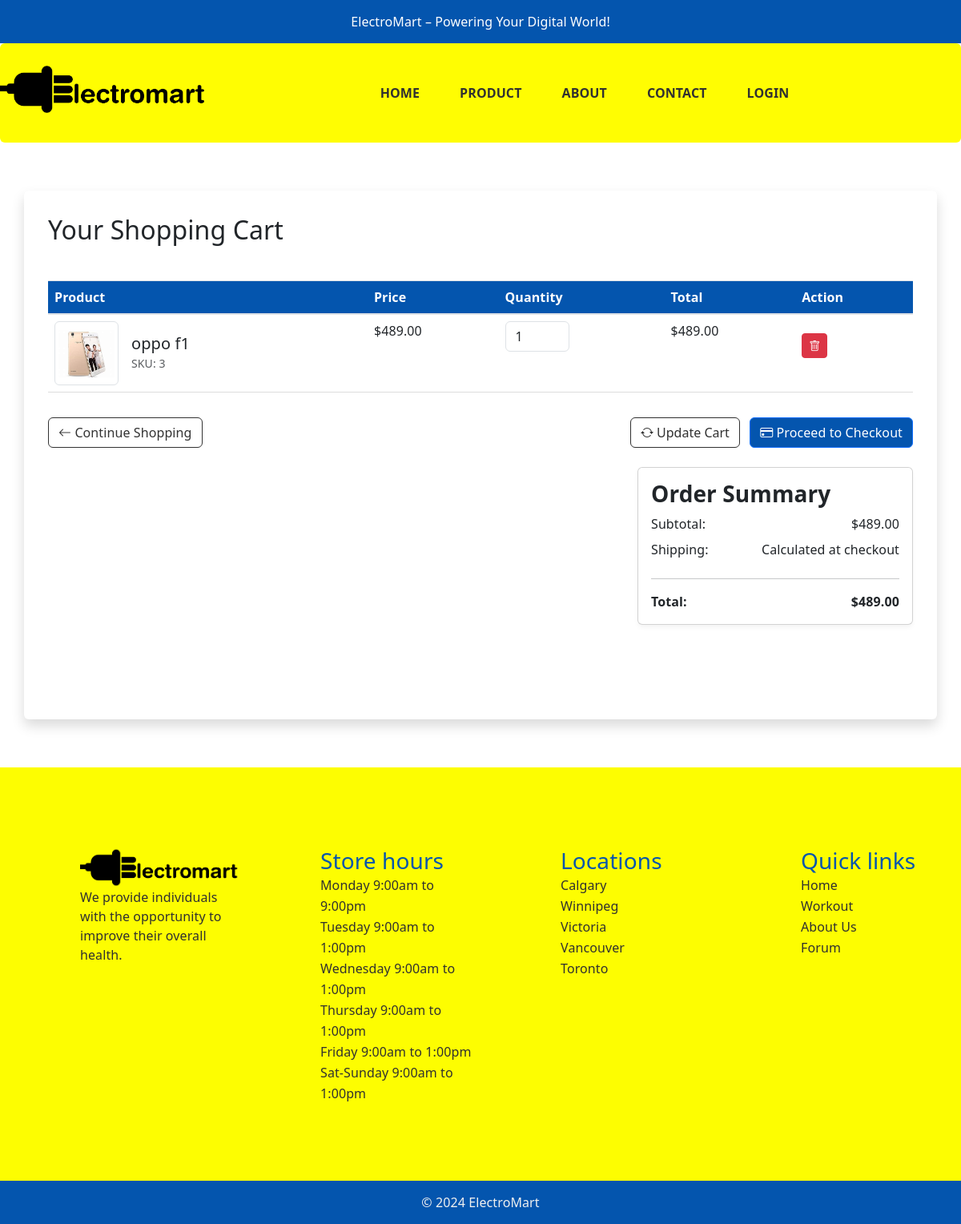
Screenshot of /customer/cart.php (signed in) with the database file from the repository.
### tables this page shows
CREATE TABLE `cart` (
  `id` int(11) NOT NULL,
  `user_id` int(11) NOT NULL,
  `product_id` int(11) NOT NULL,
  `quantity` int(11) NOT NULL DEFAULT 1,
  `created_at` timestamp NOT NULL DEFAULT current_timestamp()
);

CREATE TABLE `products` (
  `id` int(11) NOT NULL,
  `vendor_id` int(11) NOT NULL,
  `name` varchar(255) NOT NULL,
  `description` text DEFAULT NULL,
  `Features` varchar(255) NOT NULL,
  `price` decimal(10,2) NOT NULL,
  `category` int(11) DEFAULT NULL,
  `stock` int(11) DEFAULT 0,
  `image` varchar(255) DEFAULT NULL,
  `created_at` timestamp NOT NULL DEFAULT current_timestamp()
);

### customer/cart.php (the view, shortened to what this page needs)
<?php
include '../config/db.php';
$user_id = $_SESSION['user_id'];
$cart_items = $conn->query("
    SELECT c.id as cart_id, c.quantity, p.id as product_id, p.name, p.price, p.image
    FROM cart c
    JOIN products p ON c.product_id = p.id
    WHERE c.user_id = $user_id
");
$subtotal = 0;
?>
<!DOCTYPE html>
<html lang="en">
<head>
    <link href="https://cdn.jsdelivr.net/npm/bootstrap@5.3.0/dist/css/bootstrap.min.css" rel="stylesheet">
    <link rel="stylesheet" href="https://cdn.jsdelivr.net/npm/bootstrap-icons@1.10.0/font/bootstrap-icons.css">
</head>
<body>
<?php include 'header.php'; ?>
    <div class="container mt-5 profile-main-content">
        <h2>Your Shopping Cart</h2>
        <?php if ($cart_items->num_rows == 0): ?>
            <div class="alert alert-info mt-4">
                Your cart is empty. <a href="product.php" class="alert-link">Continue shopping</a>.
            </div>
        <?php else: ?>
            <form method="post" action="cart.php">
                <div class="table-responsive mt-4">
                    <table class="table cart-table">
                        <thead class="cart-head">
                            <tr>
                                <th>Product</th>
                                <th>Price</th>
                                <th>Quantity</th>
                                <th>Total</th>
                                <th>Action</th>
                            </tr>
                        </thead>
                        <tbody>
                            <?php while($item = $cart_items->fetch_assoc()):
                                $item_total = $item['price'] * $item['quantity'];
                                $subtotal += $item_total;
                            ?>
                                <tr>
                                    <td>
                                        <div class="d-flex align-items-center">
                                            <?php if (!empty($item['image']) && file_exists("../images/" . $item['image'])): ?>
                                                <img src="../images/<?php echo htmlspecialchars($item['image']); ?>" class="img-thumbnail me-3" style="width: 80px; height: 80px; object-fit: contain;">
                                            <?php else: ?>
                                                <div class="bg-secondary text-white text-center me-3" style="width: 80px; height: 80px; display: flex; align-items: center; justify-content: center;">
                                                    <i class="bi bi-image"></i>
                                                </div>
                                            <?php endif; ?>
                                            <div>
                                                <h5 class="mb-0"><?php echo htmlspecialchars($item['name']); ?></h5>
                                                <small class="text-muted">SKU: <?php echo $item['product_id']; ?></small>
                                            </div>
                                        </div>
                                    </td>
                                    <td>$<?php echo number_format($item['price'], 2); ?></td>
                                    <td>
                                        <input type="number" name="quantities[<?php echo $item['cart_id']; ?>]"
                                               value="<?php echo $item['quantity']; ?>" min="1" class="form-control" style="width: 80px;">
                                    </td>
                                    <td>$<?php echo number_format($item_total, 2); ?></td>
                                    <td>
                                        <a href="cart.php?remove=<?php echo $item['cart_id']; ?>" class="btn btn-danger btn-sm">
                                            <i class="bi bi-trash"></i>
                                        </a>
                                    </td>
                                </tr>
                            <?php endwhile; ?>
                        </tbody>
                    </table>
                </div>
                <div class="row">
                    <div class="col-md-6">
                        <a href="product.php" class="btn btn-outline-secondary">
                            <i class="bi bi-arrow-left"></i> Continue Shopping
                        </a>
                    </div>
                    <div class="col-md-6 text-end">
                        <button type="submit" name="update_cart" class="btn btn-outline-primary">
                            <i class="bi bi-arrow-repeat"></i> Update Cart
                        </button>
                        <a href="checkout.php" class="btn btn-primary ms-2">
                            <i class="bi bi-credit-card"></i> Proceed to Checkout
                        </a>
                    </div>
                </div>
                <div class="row mt-4 justify-content-end">
                    <div class="col-md-4">
                        <div class="card">
                            <div class="card-body">
                                <h5 class="card-title">Order Summary</h5>
                                <div class="d-flex justify-content-between mb-2">
                                    <span>Subtotal:</span>
                                    <span>$<?php echo number_format($subtotal, 2); ?></span>
                                </div>
                                <div class="d-flex justify-content-between mb-2">
                                    <span>Shipping:</span>
                                    <span>Calculated at checkout</span>
                                </div>
                                <hr>
                                <div class="d-flex justify-content-between fw-bold">
                                    <span>Total:</span>
                                    <span>$<?php echo number_format($subtotal, 2); ?></span>
                                </div>
                            </div>
                        </div>
                    </div>
                </div>
            </form>
        <?php endif; ?>
    </div>
</body>
</html>
<?php include 'footer.php'; ?>

### customer/cart.php (style rules this page uses)
.profile-main-content.container.mt-5 { margin: 60px auto !important; }

### rows the page displays
cart: product.image (picture), product.name "oppo f1", product "3", product.price "489.00", quantity "1"

### other values shown
$subtotal "489.00"
